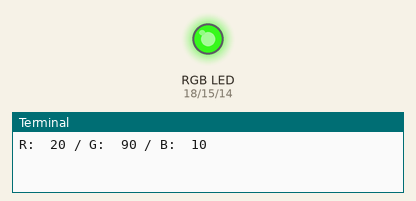
Simulated run of this program. Board: Raspberry Pi (BCM pin numbers). On the bench: an RGB LED mixed from three pins (HIGH = lit), the last lines printed to the terminal. Dim RGB values are drawn brighter than linear; random numbers come from a fixed seed.

Above: at 0.1 s.
At 4.6 s:
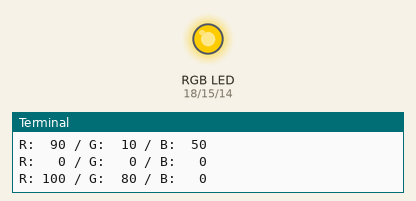
At 10.1 s:
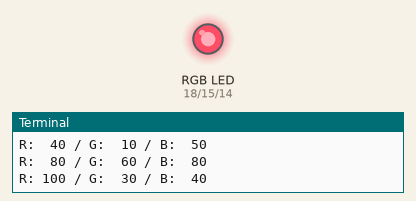
At 19.1 s:
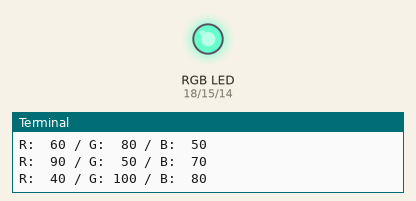
At 27.1 s:
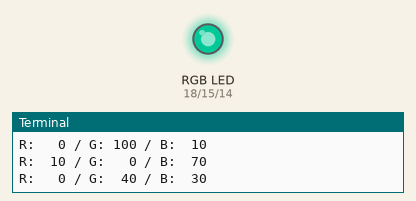
At 38.1 s:
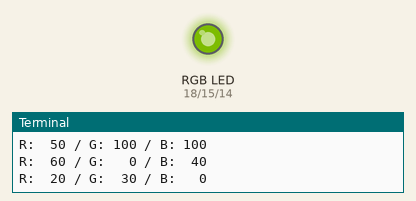
Timing chart, 0 to 40.0 s (numbered marks = the images above):
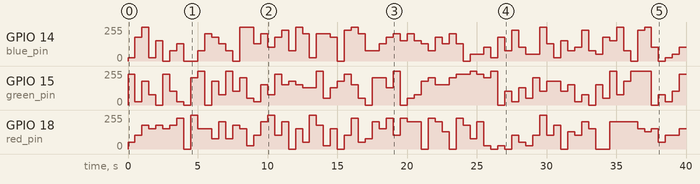

The program:

rgb.py
```python
#!/usr/bin/env python
#-*- coding: utf-8 -*-

import RPi.GPIO as GPIO
import time
import random

red_pin=18
green_pin=15
blue_pin=14

def main():
    GPIO.setwarnings(False)
    GPIO.setmode(GPIO.BCM)
    GPIO.setup(red_pin, GPIO.OUT, initial=GPIO.LOW)
    GPIO.setup(green_pin, GPIO.OUT, initial=GPIO.LOW)
    GPIO.setup(blue_pin, GPIO.OUT, initial=GPIO.LOW)

    pwm_red_led = GPIO.PWM(red_pin, 500)
    pwm_red_led.start(0)

    pwm_green_led = GPIO.PWM(green_pin, 500)
    pwm_green_led.start(0)

    pwm_blue_led = GPIO.PWM(blue_pin, 500)
    pwm_blue_led.start(0)

    while True:
        red_duty = random.randint(0, 10) * 10
        green_duty = random.randint(0, 10) * 10
        blue_duty = random.randint(0, 10) * 10

        pwm_red_led.ChangeDutyCycle(red_duty)
        pwm_green_led.ChangeDutyCycle(green_duty)
        pwm_blue_led.ChangeDutyCycle(blue_duty)

        print('R: %3d / G: %3d / B: %3d' % (red_duty, green_duty, blue_duty))
        time.sleep(0.5)

if __name__ == '__main__':
    try:
        main()
    except KeyboardInterrupt:
        pass
    except Exception, e:
        print str(e)
    finally:
        GPIO.cleanup()
```

Measured:
- by itself, GPIO 14 (blue_pin): 0/255 → 26/255 at 0.00 s, → 179/255 0.50 s later, → 255/255 0.50 s later, → 26/255 0.50 s later, … (74 changes in this stretch)
- by itself, GPIO 18 (red_pin): 0/255 → 51/255 at 0.00 s, → 102/255 0.50 s later, → 179/255 0.50 s later, → 153/255 0.50 s later, … (73 changes in this stretch)
